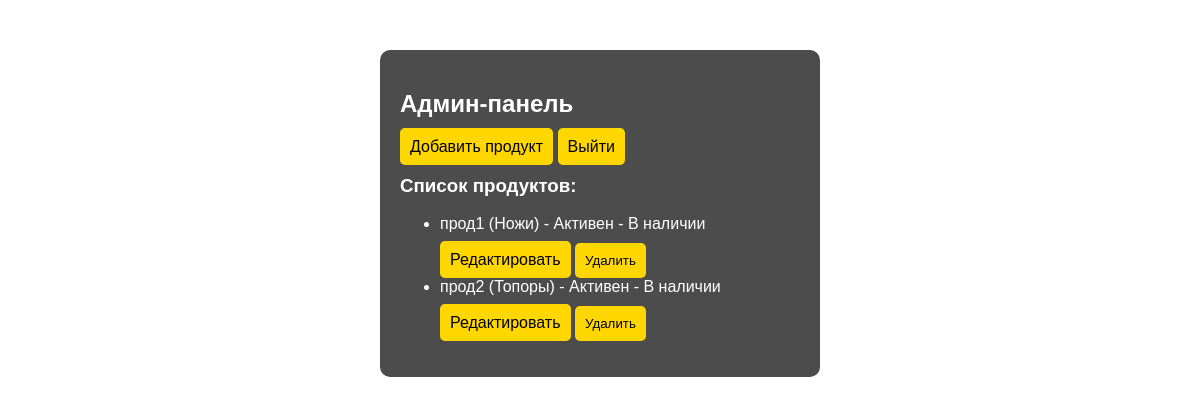
Before: /admin (signed in) with the older database file.
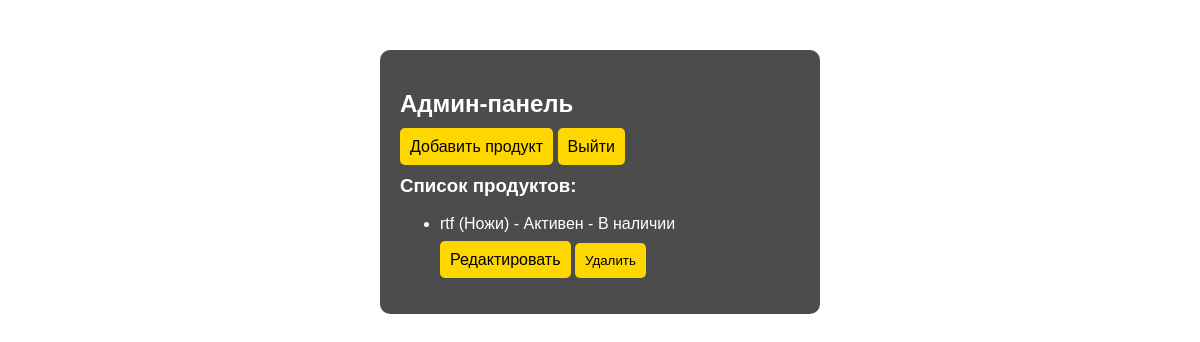
After: the same page with the newer database file.
### app/run.py (models this page shows, shortened)
class Product(db.Model):
    id = db.Column(db.Integer, primary_key=True)
    name = db.Column(db.String(100), nullable=False)
    description = db.Column(db.Text)
    price = db.Column(db.Float, nullable=False)
    category = db.Column(db.String(50), nullable=False)
    created_at = db.Column(db.DateTime, default=datetime.utcnow)
    images = db.relationship('ProductImage', backref='product', lazy=True)
    active = db.Column(db.Boolean, default=True)
    in_stock = db.Column(db.String(50), nullable=False)

### app/run.py (the view)
@app.route('/admin')
@session_login_required
def admin():
    products = Product.query.all()  # Получаем все продукты из базы данных
    return render_template('admin.html', products=products)

### app/run.py (called while the page is built)
def session_login_required(f):
    @wraps(f)
    def decorated_function(*args, **kwargs):
        if 'logged_in' not in session:
            print("Пользователь не авторизован")  # Отладочное сообщение
            return redirect(url_for('login'))
        return f(*args, **kwargs)
    return decorated_function

### app/templates/admin.html (shortened to what this page needs)
<!DOCTYPE html>
<html lang="ru">
<head>
    <link rel="stylesheet" href="{{ url_for('static', filename='css/style.css') }}">
</head>
<body>
    <div class="admin-container">
        <h2>Админ-панель</h2>
        <a href="{{ url_for('add_product') }}" class="button">Добавить продукт</a>
        <a href="{{ url_for('logout') }}" class="button">Выйти</a>
        <h3>Список продуктов:</h3>
        <ul>
            {% for product in products %}
                <li>
                    {{ product.name }} ({{ product.category }}) - {% if product.active %}Активен{% else %}Неактивен{% endif %} - {{ product.in_stock }}
                    <a href="{{ url_for('edit_product', product_id=product.id) }}" class="button">Редактировать</a>
                    <form action="{{ url_for('delete_product', product_id=product.id) }}" method="POST" style="display:inline;">
                        <button type="submit" class="button">Удалить</button>
                    </form>
                </li>
            {% endfor %}
        </ul>
    </div>
</body>
</html>

### app/static/css/style.css (style rules this page uses)
body { font-family: Arial, sans-serif; margin: 0; padding: 0; background-image: url('/static/images/background.jpg'); background-size: cover; background-attachment: fixed; color: #fff; }
.button { background-color: rgba(51, 51, 51, 0.7); color: #fff; padding: 10px 20px; text-decoration: none; border-radius: 5px; transition: background-color 0.3s, transform 0.3s; border: 1px solid #555; }
.login-container, .admin-container { max-width: 400px; margin: 50px auto; padding: 20px; background: rgba(0, 0, 0, 0.7); border-radius: 10px; }
.login-container form, .admin-container form { display: flex; flex-direction: column; }
.login-container button, .admin-container button, .admin-container .button { background-color: #ffd700; color: #000; padding: 10px; border: none; border-radius: 5px; cursor: pointer; margin-top: 10px; text-decoration: none; text-align: center; }

Changed rows visible on the page:
removed Product: name "прод1", category "Ножи", active "Активен", in_stock "В наличии"
removed Product: name "прод2", category "Топоры", active "Активен", in_stock "В наличии"
added Product: name "rtf", category "Ножи", active "Активен", in_stock "В наличии"
